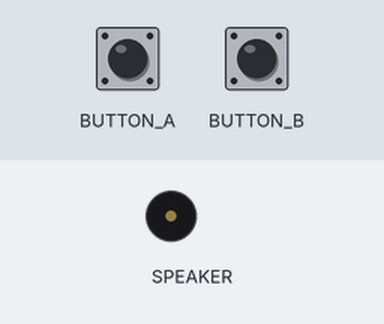
Recording of a program running on a simulated Circuit Playground running CircuitPython. On the bench: buzzer (waves = sounding). Inputs (shaded band) come from the test bench. Audio playback is drawn as a buzzer.

Above: at 1.2 s.
1.3 s: button A pressed for 0.15 s
At 2.0 s:
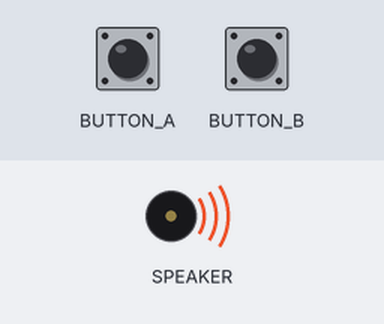
3.8 s: button A pressed for 3.2 s
At 8.2 s:
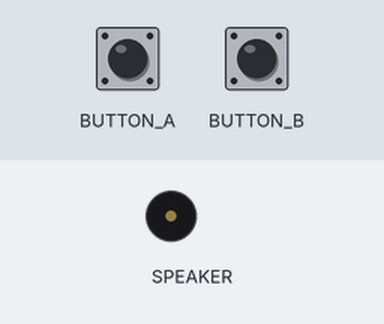
9.3 s: button B pressed for 3.2 s
At 10.5 s:
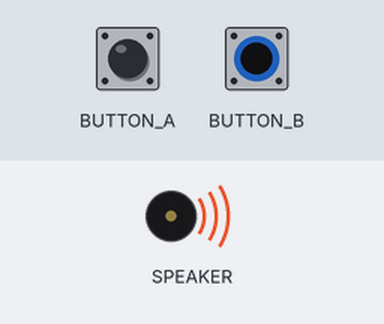
Timing chart, 0 to 14.8 s (numbered marks = the images above; inputs shaded):
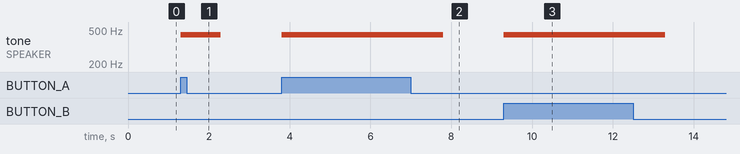

Measured:
- after the input at 1.3 s, tone on SPEAKER: silent → 440 Hz at once, → silent 1.0 s later
- after the input at 3.8 s, tone on SPEAKER: silent → 440 Hz at once, → silent 4.0 s later
- after the input at 9.3 s, tone on SPEAKER: silent → 440 Hz at once, → silent 4.0 s later

The program:

cp_play_file_buttons.py
```python
"""THIS EXAMPLE REQUIRES A WAV FILE FROM THE ADDITIONAL_CONTENT FOLDER IN THE PyCon2023 REPO!
Copy the "ring.wav" and "think.wav" files into a folder named "audio" on your CIRCUITPY drive.

Once the files are copied, this example plays a different wav file for each button pressed!"""
from adafruit_circuitplayground import cp

while True:
    if cp.button_a:
        cp.play_file("audio/ring.wav")
    if cp.button_b:
        cp.play_file("audio/think.wav")
```
